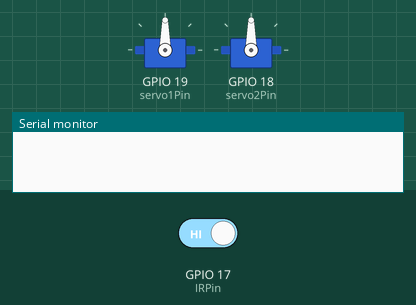
This sketch was run on a simulated ESP32. Parts: 2 × servo, the last lines printed to the serial monitor. The test bench sets the inputs (shaded band); at power-on: GPIO 17 (IRPin) HIGH. The local clock reads 2024-03-15 10:24:30 at power-on unless the sketch sets it; random numbers use the default seed unless the sketch sets one.

Above: at 1.2 s.
1.3 s: GPIO 17 (IRPin) driven LOW
At 1.45 s:
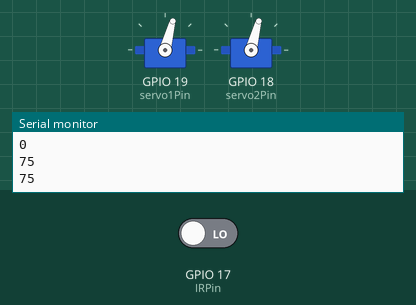
At 1.95 s:
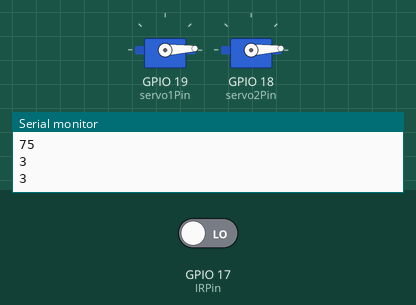
4.3 s: GPIO 17 (IRPin) driven HIGH
5.8 s: GPIO 17 (IRPin) driven LOW
At 6.05 s:
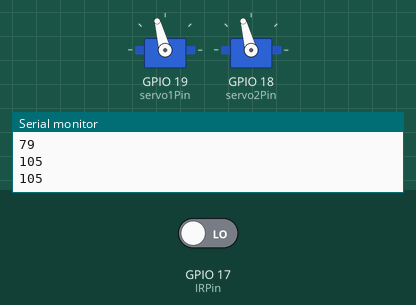
Timing chart, 0 to 29.7 s (numbered marks = the images above; inputs shaded):
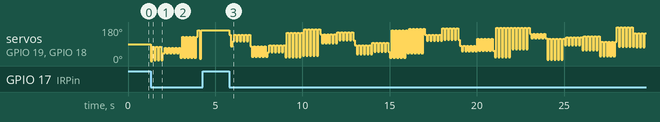

The sketch:

2-joint_avoidance_sensor.ino
```cpp
#include <ESP32Servo.h>
#include <Wire.h>
#include <cstdlib>
#include <ctime>
/* Simple tester code for an IR avoidance sensor connected to a 2-joint arm.*/
Servo myservo1;
Servo myservo2;

int servo1Pin = 19;
int servo2Pin = 18;
int IRPin = 17;

int preAngle1 = 999; //initial value set high to pass the first while-loop.
int preAngle2 = 999;

int angle1;
int angle2;

void setup() {

  Serial.begin(115200);

  ESP32PWM::allocateTimer(0);
  ESP32PWM::allocateTimer(1);
  ESP32PWM::allocateTimer(2);
  ESP32PWM::allocateTimer(3);

  myservo1.setPeriodHertz(50);
  myservo1.attach(servo1Pin,500,2500);

  myservo2.setPeriodHertz(50);
  myservo2.attach(servo2Pin,500,2500);

  pinMode(IRPin, INPUT);

}

void move(){

  srand(time(0));
  while(!(abs(angle1-preAngle1) >= 20) && preAngle1 < 999){ // Buffer value of 20 degs to ensure that the arm
    angle1 = rand() % 181;                                  // moves a meaninguf amount.
  }

  srand(time(0));
  while(!(abs(angle2-preAngle2) >= 20) && preAngle2 < 999){
    angle2 = rand() % 181;
  }

  preAngle1 = angle1;
  myservo1.write(angle1);

  preAngle2 = angle2;
  myservo2.write(angle2);

  Serial.println(angle1);
  Serial.println(angle2);
  delay(100);
}

void loop() {
  bool status = digitalRead(IRPin);

  while(!status){
    move();
    status = true;
  }
}
```

Measured:
- after the input at 1.3 s, servo on GPIO 19 (servo1Pin), servo on GPIO 18 (servo2Pin): 90° → 0° at once, → 75° 0.10 s later, → 3° 0.10 s later, → 75° 0.10 s later, … (30 changes in this stretch)
- after the input at 4.3 s, every drawn part: stays the same
- after the input at 5.8 s, servo on GPIO 19 (servo1Pin), servo on GPIO 18 (servo2Pin): 164° → 138° at once, → 79° 0.10 s later, → 105° 0.10 s later, → 138° 0.10 s later, … (239 changes in this stretch)
